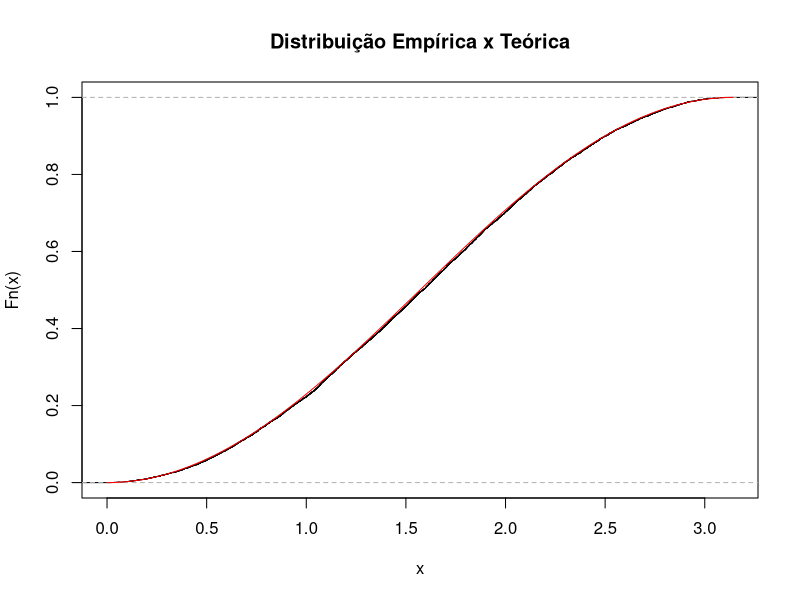

This figure's R source: (Note: this script raises an error after producing the figure.)
####----Trabalho 1----

# Distribuição 1:
## Função densidade de probabilidade:

f1 <- function(x){
  if(x <= pi & x >= 0){
    return(0.5 * sin(x))
  }
  else{
    return(0)
  }
}  

## Função densidade acumulada

f1_acum <- function(x){
  if(x >= 0 & x <= pi){
    x <- (1 - cos(x))/2
    return(x)
  }
  if(x > pi){
    return(1)
  }
  else{
    return(0)
  }
}

## Função densidade inversa:

f1_inv <- function(n){
  u <- runif(n)
  x <- acos(1 - 2 * u)
  return(x)
}

# Gráfico da acumulada empírica:

set.seed(5050)

amostra_1 <- f1_inv(10000)
plot(ecdf(amostra_1), xlim = c(0,pi), main = "Distribuição Empírica x Teórica")
curve((1 - cos(x))/2, add = TRUE, col = "red")
legend("rigth",c("Empírica","Teórica"))

comp_1 <- as_tibble(amostra_1) %>% 
  ggplot(aes(x = value))+
    stat_ecdf(aes(color = "Empírica"))+
    geom_function(fun = function(x) (1 - cos(x))/2, aes(color = "Teórica"))+
    scale_colour_manual(values = c("#000000","#FF1100"))+
    labs(x = "x", y = "Probabilidade Acumulada", color = "Acumuladas")

comp_1

# Distribuição 2:

## Função de probabilidade acumulada:

f2_acum <- function(x,theta1,theta2){
  F_2 <- (x/theta1)*(1-theta2 * (1-(x/theta1)))^(-1/theta2)
  return(F_2)
}

## Função densidade de probabilidade:

f2_dens <- function(x,theta1,theta2){
  f <- (1/theta1)*((1-theta2*(1- x/theta1))^(-1/theta2) - 
                     (theta1^(1/theta2)) * x *(theta1 - theta2 * (theta1-x))^((-1-theta2)/theta2))
  return(f)
}

## Gráficos da variação de theta2:

curve(f2_dens(x,theta1 = 1,theta2 = 0.5), from = 0, to = 1)
curve(f2_dens(x,theta1 = 1,theta2 = 0.2), add = T, col = "red")
curve(f2_dens(x,theta1 = 1,theta2 = 0.1), add = T, col = "green")

## Gráficos para variação de theta1:

curve(f2_dens(x,theta1 = 2,theta2 = 0.2), from = 0, to = 2, ylim = c(0,5))
curve(f2_dens(x,theta1 = 1,theta2 = 0.2), from = 0, to = 1, add = T, col = "red")
curve(f2_dens(x,theta1 = 0.5,theta2 = 0.2), from = 0, to = 0.5, add = T, col = "green")

## Encontrando uma função que cubra completamente a densidade no espaço paramétrico

curve(f2_dens(x,theta1 = 1,theta2 = 0.5), from = 0, to = 1)
curve(1.2 * dexp(x, f2_dens(0,theta1 = 1, theta2 = 0.5)), add = T, col = "purple")

## Amostragem por aceitação-rejeição:
aleatorios_2 <- function(n){
  M <- 1.2
  amostra <- numeric(n)
  i <- 1
  while(i <= n){
    y <- rexp(1, rate = f2_dens(0, theta1 = 1, theta2 = 0.5))
    u <- runif(1)
    razao <- f2_dens(y, theta1 = 1, theta2 = 0.5)/(M * dexp(y, rate = f2_dens(0, theta1 = 1, theta2 = 0.5)))
    if(u < razao){
      amostra[i] <- y
      i <- i + 1
    }
  }
  return(amostra)
}

## Seed para reprodutibilidade:
set.seed(5050)
amostra_2 <- aleatorios_2(10000)

## Gráficos de Comparação por Rejeição-Aceitação:

comp_acum_2 <- as_tibble(amostra_2) %>% 
  ggplot(aes(x = value))+
  stat_ecdf(aes(color = "Empírica"))+
  geom_function(fun = function(x)(x/1)*(1-0.5 * (1-(x/1)))^(-1/0.5), aes(color = "Teórica"))+
  scale_colour_manual(values = c("#000000","#FF1100"))+
  labs(x = "x", y = "Probabilidade Acumulada", color = "Acumuladas")

comp_acum_2

comp_hist_2 <- as_tibble(amostra_2) %>% 
  ggplot(aes(x = value))+
  geom_histogram(aes(y = ..density..), colour = "black", fill = "white", bins = 30)+
  geom_function(fun = function(x)(1/1)*((1-0.5*(1- x/1))^(-1/0.5) -
                         (1^(1/0.5)) * x *(1 - 0.5 * (1-x))^((-1-0.5)/0.5)), colour = "red")+
  lims(x = c(0,1))

comp_hist_2

comp_dens_2 <- comp_hist_2 <- as_tibble(amostra_2) %>% 
  ggplot(aes(x = value))+
  geom_density()+
  geom_function(fun = function(x)(1/1)*((1-0.5*(1- x/1))^(-1/0.5) -
                                          (1^(1/0.5)) * x *(1 - 0.5 * (1-x))^((-1-0.5)/0.5)), colour = "red")+
  lims(x = c(0,1))

comp_dens_2

# Distribuição 3:

f3_acum <- function(x){
  F_3 <- 1 - (x-1)^2
  return(F_3)
}

f3_inv <- function(n){
  u <- runif(n)
  F_inv <- 1 - sqrt(1-u)
  return(F_inv)
}

amostra_3 <- f3_inv(10000)

comp_3 <- as_tibble(amostra_3) %>% 
  ggplot(aes(x = value))+
  stat_ecdf(aes(color = "Empírica"))+
  geom_function(fun = function(x)1 - (x-1)^2, aes(color = "Teórica"))+
  scale_colour_manual(values = c("#000000","#FF1100"))+
  labs(x = "x", y = "Probabilidade Acumulada", color = "Acumuladas")

comp_3

####----Amanda----

F1 <- function(n,theta1,theta2){
  u <- runif(n)
  f <- (log(-log(u))-theta1)/theta2
  return(f)
}

set.seed(123)
amostra <- F1(10000,1,-1)
theta1 <- 1
theta2 <- -1

plot(ecdf(amostra), xlim = c(-10,10), col = "green", main = "Distribuição Acumulada Empírica")
curve(exp(-exp(theta1 + theta2 * x)), add = T, col = "red")
